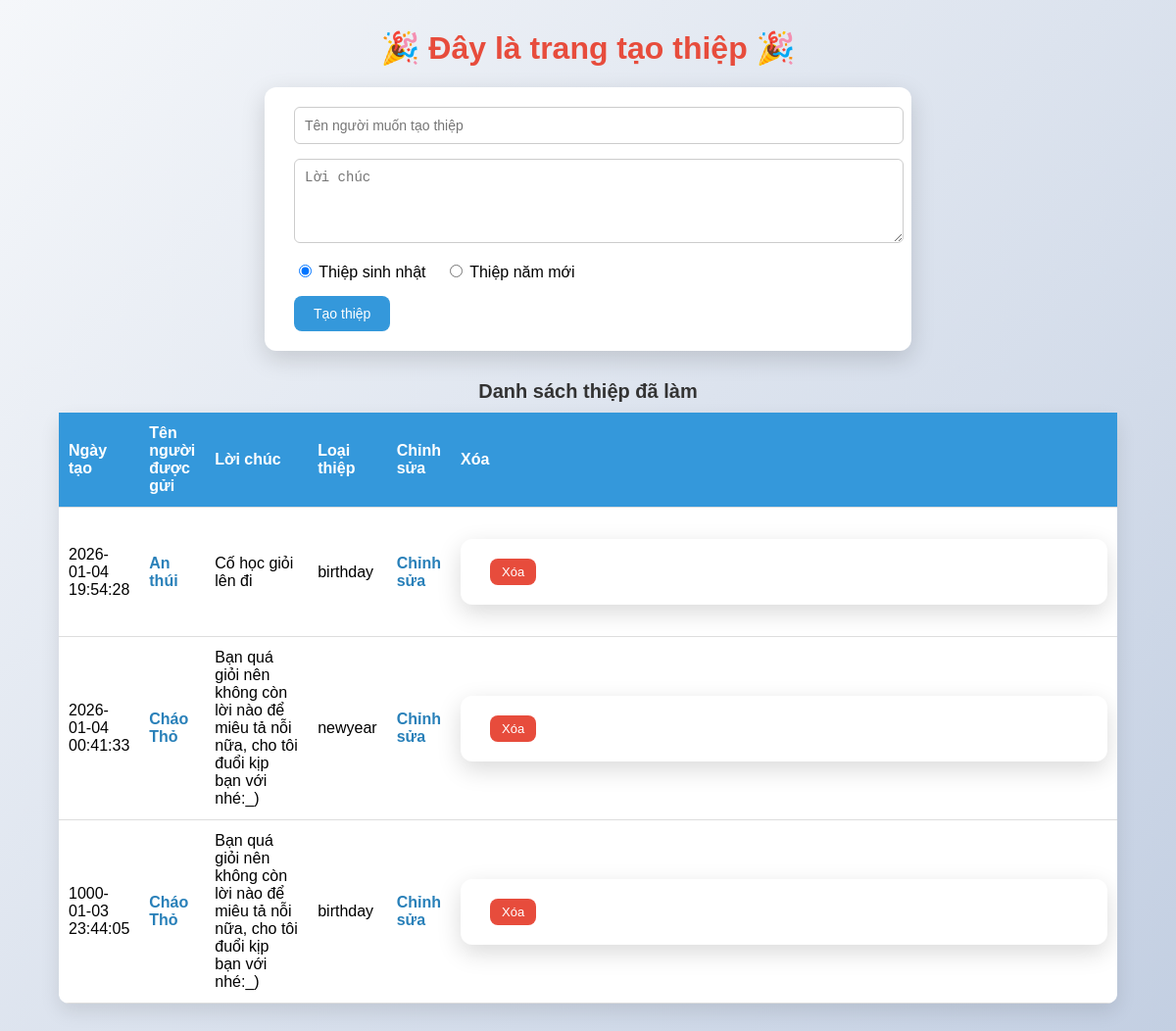
/create, run on the app's committed database.
### thiep/models.py (models this page shows)
class Info(models.Model):
    id = models.AutoField(primary_key=True)
    date = models.TextField(max_length=100)
    person_name = models.TextField(max_length=50)
    cau_chuc = models.TextField(max_length=1000)
    loai_thiep = models.TextField(max_length=10)
    class Meta:
        managed = True
        db_table = 'info'

### thiep/views.py (the view, shortened to what this page needs)
# urls.py: path('create', views.create, name='create'),
def create(request):
    infos = Info.objects.all().order_by('-id')
    return render(request, "create.html", {'infos': infos})

### thiep/templates/create.html (shortened to what this page needs)
<!DOCTYPE html>
<html lang="vi">
<head>
</head>
<body>
<h1>🎉 Đây là trang tạo thiệp 🎉</h1>
<form method="POST" action="{% url 'thiep:create' %}">
    <input type="text" name="name" placeholder="Tên người muốn tạo thiệp" required>
    <textarea name="loi_chuc" id="loi_chuc" placeholder="Lời chúc" rows="4" required></textarea>
    <div class="radio-group">
        <input type="radio" name="loai_thiep" value="birthday" id="birthday" checked>
        <label for="birthday">Thiệp sinh nhật</label>
        <input type="radio" name="loai_thiep" value="newyear" id="newyear">
        <label for="newyear">Thiệp năm mới</label>
    </div>
    <button type="submit">Tạo thiệp</button>
</form>
<table>
    <caption>Danh sách thiệp đã làm</caption>
    <tr>
        <th>Ngày tạo</th>
        <th>Tên người được gửi</th>
        <th>Lời chúc</th>
        <th>Loại thiệp</th>
        <th>Chỉnh sửa</th>
        <th>Xóa</th>
    </tr>
    {% for info in infos %}
    <tr>
        <td>{{ info.date }}</td>
        <td><a href="{% url 'thiep:thiep' info.id %}">{{ info.person_name }}</a></td>
        <td width="300">{{ info.cau_chuc }}</td>
        <td>{{ info.loai_thiep }}</td>
        <td><a href="{% url 'thiep:update_id' info.id %}">Chỉnh sửa</a></td>
        <td>
            <form action="{% url 'thiep:delete_id' info.id %}" method="post">
                <button type="submit" onclick="return confirm('Xóa tệp này?')">Xóa</button>
            </form>
        </td>
    </tr>
    {% empty %}
    <tr>
        <td colspan="6" style="text-align:center;">Không có dữ liệu</td>
    </tr>
    {% endfor %}
</table>
</body>
</html>

### thiep/templates/create.html (style rules this page uses)
body { margin: 0; padding: 0; font-family: Arial, Helvetica, sans-serif; background: linear-gradient(135deg, #f5f7fa, #c3cfe2); }
h1 { text-align: center; color: #e74c3c; margin-top: 30px; }
form { width: 600px; margin: 20px auto; padding: 20px 30px; background: white; border-radius: 12px; box-shadow: 0 8px 25px rgba(0,0,0,0.15); }
input[type="text"], textarea { width: 100%; padding: 10px; border-radius: 6px; border: 1px solid #ccc; font-size: 14px; margin-bottom: 15px; }
textarea { resize: vertical; }
.radio-group { margin-bottom: 15px; }
.radio-group label { margin-right: 15px; cursor: pointer; }
button { background: #3498db; color: white; border: none; padding: 10px 20px; font-size: 14px; border-radius: 8px; cursor: pointer; transition: 0.3s; }
table { width: 90%; margin: 30px auto; border-collapse: collapse; background: white; border-radius: 10px; overflow: hidden; box-shadow: 0 8px 20px rgba(0,0,0,0.1); }
table caption { caption-side: top; font-size: 20px; margin-bottom: 10px; font-weight: bold; color: #333; }
th, td { border-bottom: 1px solid #ddd; padding: 12px 10px; text-align: left; }
th { background: #3498db; color: white; }
td a { color: #2980b9; text-decoration: none; font-weight: bold; }
td button { background: #e74c3c; padding: 6px 12px; font-size: 13px; }

### data on the page
Info: date "2026-01-04 19:54:28", person_name "An thúi", cau_chuc "Cố học giỏi lên đi", loai_thiep "birthday"
Info: date "2026-01-04 00:41:33", person_name "Cháo Thỏ", cau_chuc "Bạn quá giỏi nên không còn lời nào để miêu tả nỗi nữa, cho tôi đuổi kịp bạn với nhé:_)", loai_thiep "newyear"
Info: date "1000-01-03 23:44:05", person_name "Cháo Thỏ", cau_chuc "Bạn quá giỏi nên không còn lời nào để miêu tả nỗi nữa, cho tôi đuổi kịp bạn với nhé:_)", loai_thiep "birthday"
